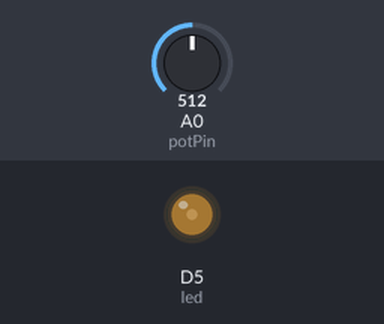
A sketch run on a simulated ESP8266 (NodeMCU). Parts: output pins drawn as LEDs (lit = HIGH). The inputs (shaded band) are chosen by the test bench; at power-on: A0 (potPin) = 512.

Above: at 1.2 s.
1.3 s: A0 (potPin) set to 716
At 2.1 s:
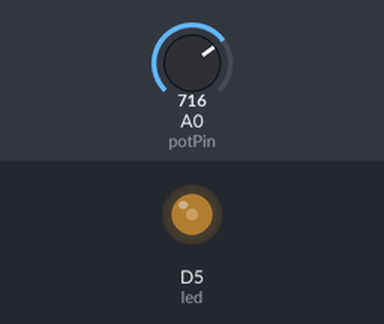
2.8 s: A0 (potPin) set to 0
At 3.2 s:
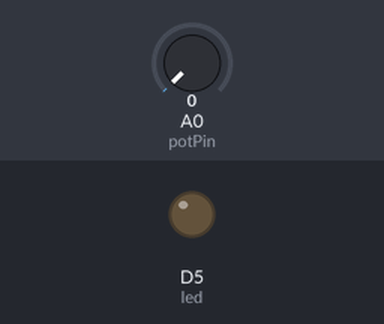
4.3 s: A0 (potPin) set to 511
At 5.6 s:
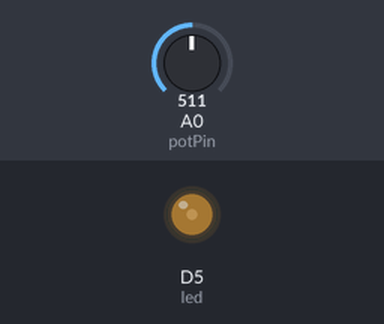
Timing chart, 0 to 7.3 s (numbered marks = the images above; inputs shaded):
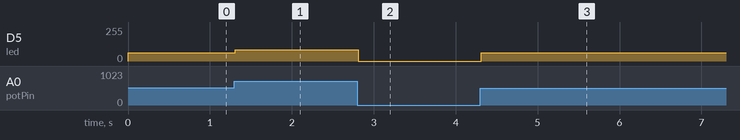

The sketch:

VR_PWM.ino
```cpp
int potPin = A0; // select the input pin for the potentiometer
float val = 0;
int led = D5;

float mapFloat(float x, float in_min, float in_max, float out_min, float out_max)
{
  return (x - in_min) * (out_max - out_min) / (in_max - in_min) + out_min;
}

void setup() {
  Serial.begin(115200);
  pinMode(potPin, INPUT); //declare the ledPin as on OUTPUT
  pinMode(led, OUTPUT);
}

void loop() {
  val = analogRead(potPin); // read the value from the sensor

  float valMapped = mapFloat(val, 0, 1023, 0, 123);
  //Serial.println(valMapped);
  analogWrite(led, valMapped);

  delay(10);
}
```

Measured:
- after the input at 1.3 s, D5 (led): 61/255 → 86/255 at once
- after the input at 2.8 s, D5 (led): 86/255 → 0/255 at once
- after the input at 4.3 s, D5 (led): 0/255 → 61/255 at once
